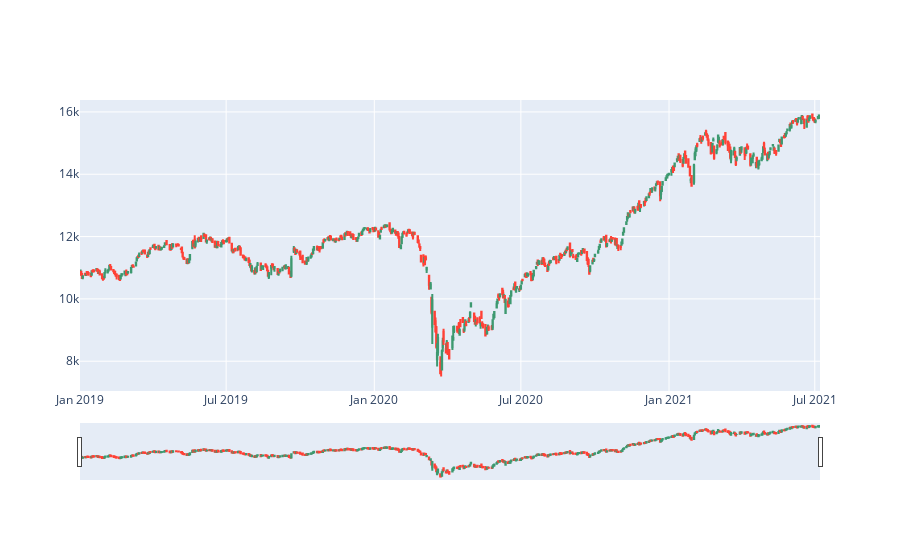

The code cell stored with this chart in its notebook:
### Code cell
df = nifty50_2019
fig = go.Figure(data=[
    go.Candlestick(
    x=df['Date'],
        open=df['Open'],
        high=df['High'],
        low=df['Low'],
        close=df['Close']
    )])
fig.show()

### Figure 1 — Plotly figure (JSON) as saved in the notebook; plotly's stock layout.template omitted (floating-point values rounded to 4 significant figures; data arrays with more than 128 entries replaced by an {"elided": "..."} marker saying what was removed)
{"data": [{"close": {"elided": "624 float values"}, "high": {"elided": "624 float values"}, "low": {"elided": "624 float values"}, "open": {"elided": "624 float values"}, "type": "candlestick", "x": {"elided": "624 str values"}}], "layout": {}}
